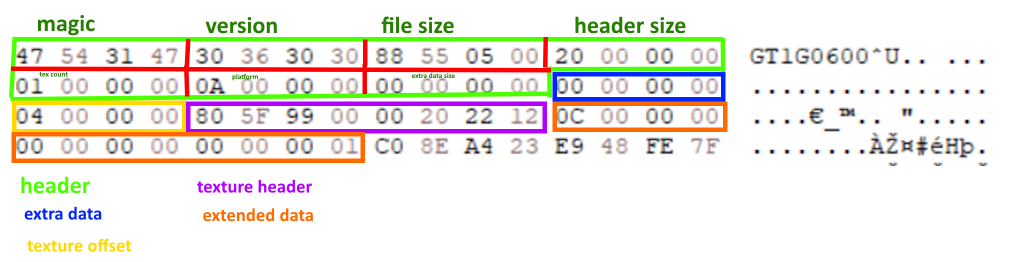
#> input picture py/G1tPy/G1t_header.png, 2038 x 523 px (shown at 1/2 size)
$ python Colorize.py G1tPy/G1t_header.png
#> lines starting #> are read from the running program, lines starting #| are printed output that depends on the picture
import cv2
import numpy as np
import sys

def colorize_image_preserve_alpha(input_image_path, output_image_path, color):
    """
    Colorize a black and white image using the specified color, preserving the alpha channel.

    Args:
    - input_image_path: str, the path to the input black and white image (with alpha channel).
    - output_image_path: str, the path to save the colorized image.
    - color: list or tuple, the BGR color to apply (e.g., [0, 165, 255] for orange).
    """
#> called with input_image_path = 'G1tPy/G1t_header.png', output_image_path = 'orange_colored_image.png'
    # Load the image with alpha channel (transparency)
    image = cv2.imread(input_image_path, cv2.IMREAD_UNCHANGED)
#> image is the input picture: shape (523, 2038, 3); mean B, G, R 228.7, 235.1, 238.6

    # Check if the image has an alpha channel
    if image.shape[2] == 4:
        # Split the image into color and alpha channels
        bgr = image[:, :, :3]
        alpha = image[:, :, 3]

        # Convert the color part (grayscale) to color
        grayscale = cv2.cvtColor(bgr, cv2.COLOR_BGR2GRAY)
        colored_image = cv2.cvtColor(grayscale, cv2.COLOR_GRAY2BGR)

        # Apply the specified color tint while keeping the grayscale intensity
        colored_image = np.array([[(int(pixel[0] * color[0] / 255),
                                    int(pixel[0] * color[1] / 255),
                                    int(pixel[0] * color[2] / 255)) for pixel in row]
                                  for row in colored_image])

        # Merge the colorized image with the original alpha channel
        final_image = np.dstack((colored_image, alpha))
    else:
        # If no alpha channel, proceed with colorization
        grayscale = cv2.cvtColor(image, cv2.COLOR_BGR2GRAY)
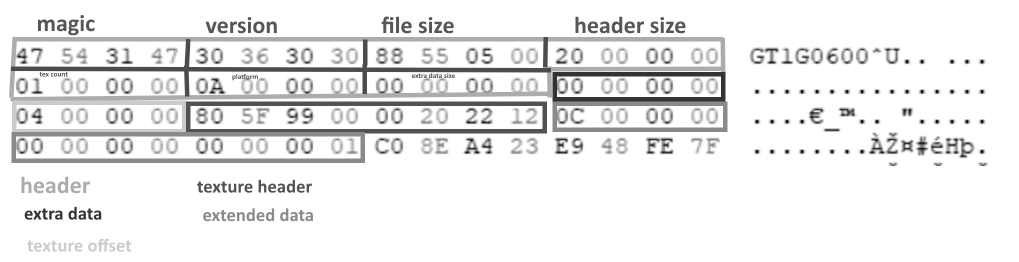
#> grayscale: shape (523, 2038) (shown at 1/2 size); min 0, max 255, mean 235.4
        colored_image = cv2.cvtColor(grayscale, cv2.COLOR_GRAY2BGR)

        # Apply the specified color tint
        colored_image = np.array([[(int(pixel[0] * color[0] / 255),
                                    int(pixel[0] * color[1] / 255),
                                    int(pixel[0] * color[2] / 255)) for pixel in row]
                                  for row in colored_image])
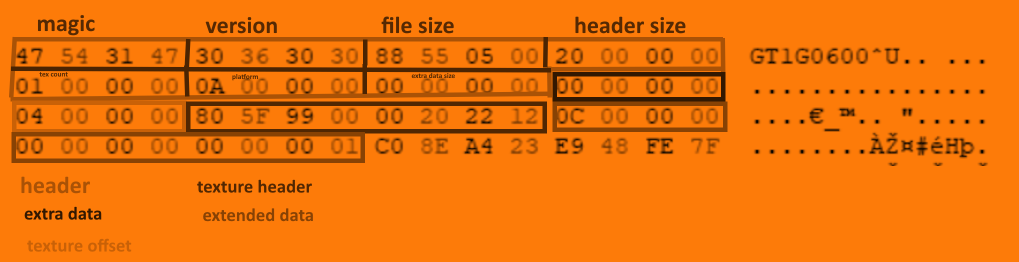
#> colored_image: shape (523, 2038, 3) int64 (shown at 1/2 size); mean B, G, R 8.2, 113.4, 233.5
        final_image = colored_image

    # Save the colored image with transparency preserved (if available)
    cv2.imwrite(output_image_path, final_image)

    # Optionally display the result (remove or comment out for non-GUI environments)
    # cv2.imshow('Colorized Image', final_image)
    # cv2.waitKey(0)
    # cv2.destroyAllWindows()

# Example usage with orange color:
orange_color = [9, 123, 253]  # BGR value for orange
colorize_image_preserve_alpha(sys.argv[1], 'orange_colored_image.png', orange_color)
